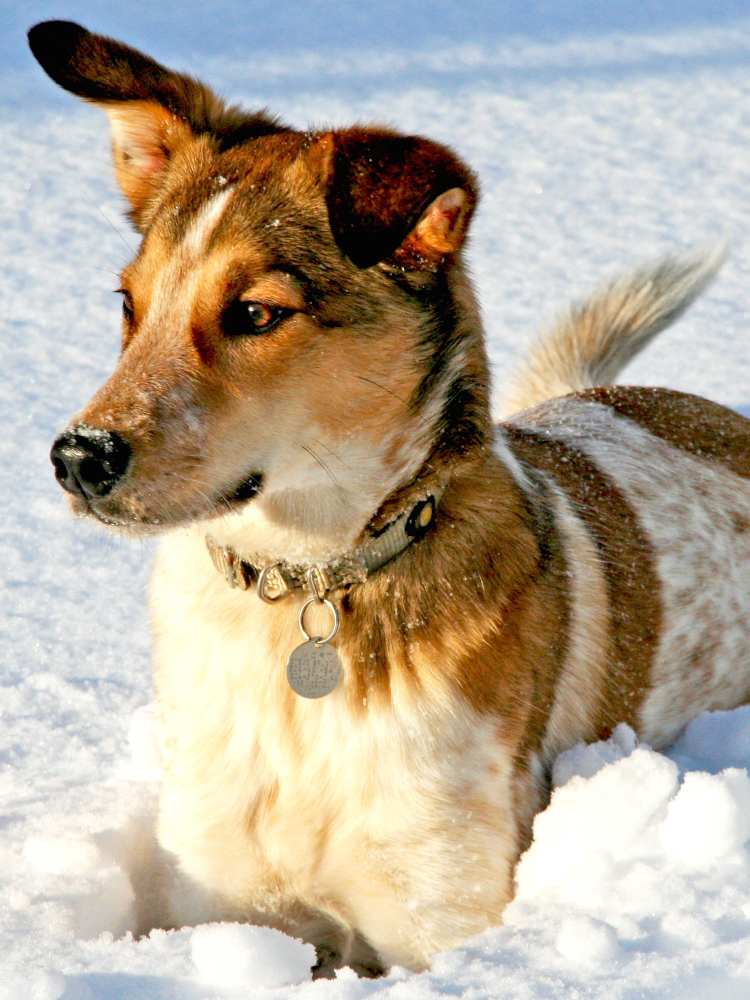
%> input picture data-driven_science_and_engineering/matlab/mywork/ch01/dog.jpg, 1500 x 2000 px (shown at 1/2 size)
$ octave ch1_2.m   (GNU Octave 9; MATLAB toolbox functions it lacks are replaced by stand-ins)
%> lines starting %> are read from the running program, lines starting %| are printed output that depends on the picture
clear all, close all, clc


A= imread('dog.jpg');
%> A is the input picture: size 2000x1500x3 uint8; mean R, G, B 181.4, 169.5, 151.9
X = double(rgb2gray(A));
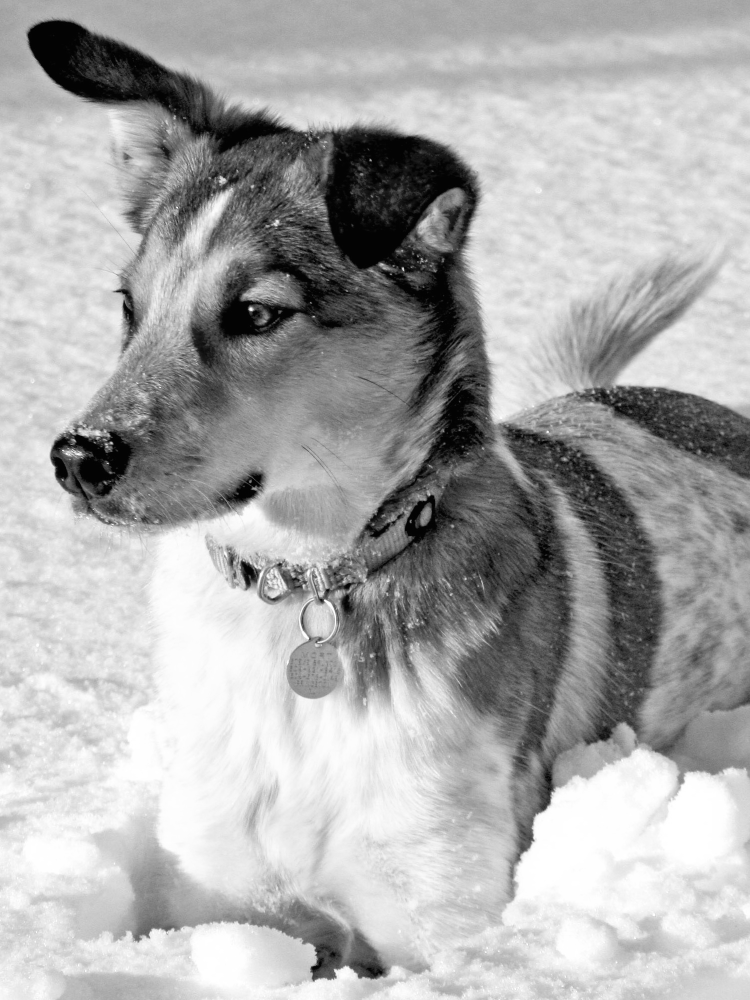
%> X: size 2000x1500 double (shown at 1/2 size); min 0, max 255, mean 171
nx  = size(X, 1); ny = size(X,2);
%> after `nx = size(X, 1)`: nx = 2000
%> after `ny = size(X,2)`: ny = 1500


[U, S, V] = svd(X);

plotind = 1;
subplot(2,2,plotind);
imagesc(X); axis off, colormap gray
title("Original");
plotind = plotind + 1;

for r = [5 20 100]
    Xapprox = U(:,1:r) * S(1:r, 1:r) * V(:,1:r)';
    subplot(2,2,plotind); imagesc(Xapprox), axis off, colormap gray
    title(['r=',num2str(r,'%d'),', ',num2str(100*r*(nx+ny)/(nx*ny),'%2.2f'),'% storage']);
    plotind = plotind + 1;
end
%> after the loop, plotind = 5
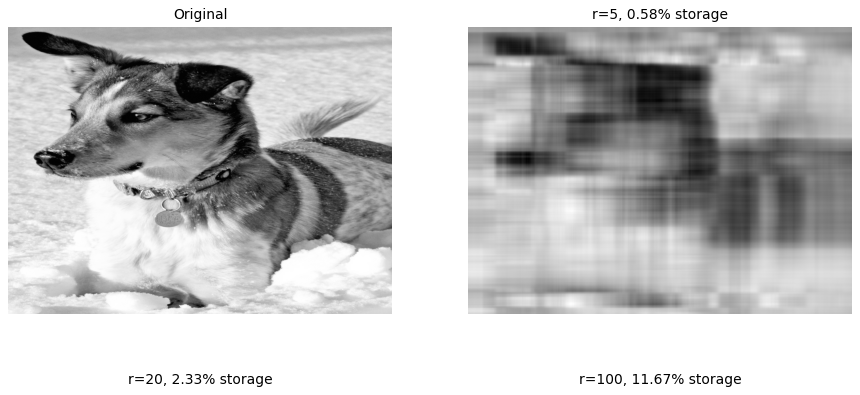
%> figure redrawn from the program's plot data, 4 panels

figure, subplot(1,2,1);
semilogy(diag(S), 'k', 'LineWidth', 1.2), grid on
xlabel('r')
ylabel('Singular value, \sigma_r')
xlim([-50 1550])
subplot(1,2,2)
plot(cumsum(diag(S)) / sum(diag(S)), 'k', 'LineWidth', 1.2), grid on
xlabel('r')
ylabel('Cumulative Energy')
xlim([-50 1550]); ylim([0 1.1])
%> after `ylim([0 1.1])`:
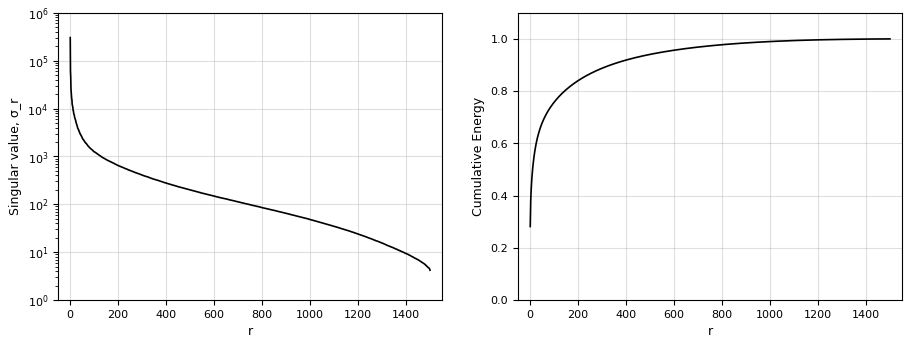
%> figure redrawn from the program's plot data, 2 panels; panel 1: curve peaks at x = 1, y = 303000.3; panel 2: curve peaks at x = 1500, y = 1
